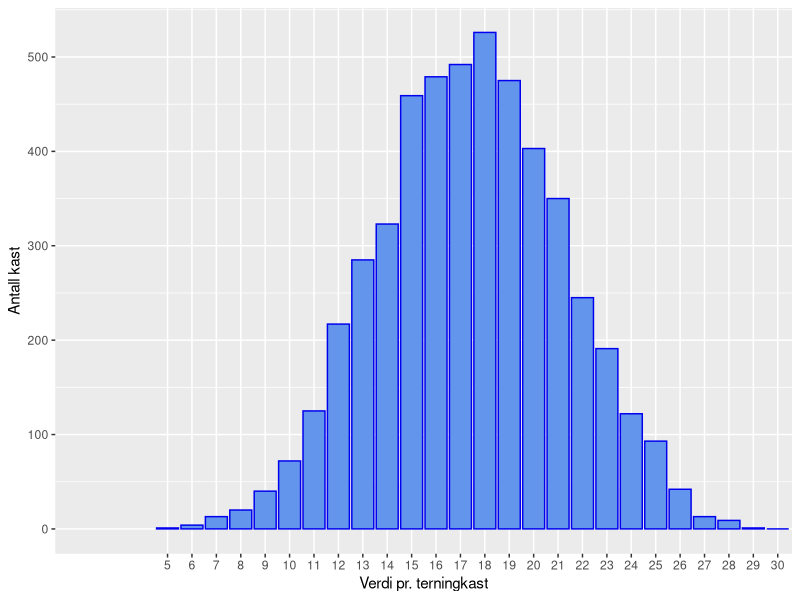

The R source for this figure:

library(tibble)
library(ggplot2)

## Demo sentralgrenseteoremet

# Tiltenkt brukt til å forklare/demonstrere sentralgrenseteoremet i undervisning.
# For å bruke: Bytt ut tallene som angir "terninger" og "repetisjoner", og kjør all koden.
# Fornuftige verdier for antall terninger: 1-20 (1-4/5 holder i massevis for å forklare poenget).
# Fornuftige verdier for antall repetisjoner: 1-20000.

# Antall terninger pr. kast
terninger <- 5

# Antall ganger terningene kastes
repetisjoner <- 5000

# Lag en tom resultattabell
resultat <- integer(0)
tabell <- tibble(
        verdi = terninger:(6*terninger),
        antall = 0)

# Gjenta det følgende så mange ganger som angitt
for(i in 1:repetisjoner){
        # Kast antallet terninger som er angitt
        kast <- sample(1:6, size = terninger, replace = TRUE)
        # Legg summen av terningkastet til resultatet
        resultat <- c(resultat, sum(kast))
        tabell$antall[sum(kast)-(terninger-1)] <- tabell$antall[sum(kast)-(terninger-1)]+1
}

# Plott antall ganger vi fikk hvert resultat
plot <- ggplot(data = tabell) + 
        geom_col(
                mapping = aes(
                        x = verdi,
                        y = antall,
                        colour = I("blue2"),
                        fill = I("cornflowerblue"))) +
        scale_x_discrete(
                name = "Verdi pr. terningkast",
                limits = as.character(1:(6*terninger)),
                breaks = as.character(terninger:(6*terninger)),
                labels = as.character(terninger:(6*terninger))) +
        scale_y_continuous(name = "Antall kast") #+
# Legg til normalfordelingskurve
      #  if(terninger > 1 & repetisjoner > 10){
      #  stat_function( 
      #          fun = function(x, mean, sd, n){ 
      #                  dnorm(
      #                          x = x,
      #                          mean = mean(tabell$verdi),
      #                          sd = sd(resultat)) * length(resultat)
      #          }, 
      #          args = c(mean = mean, sd = sd, n = n))
      #  }
print(plot)